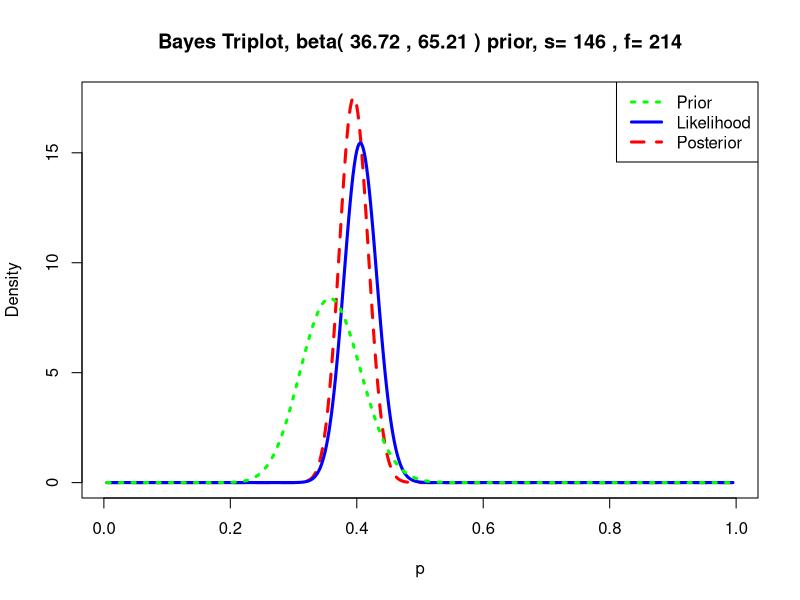
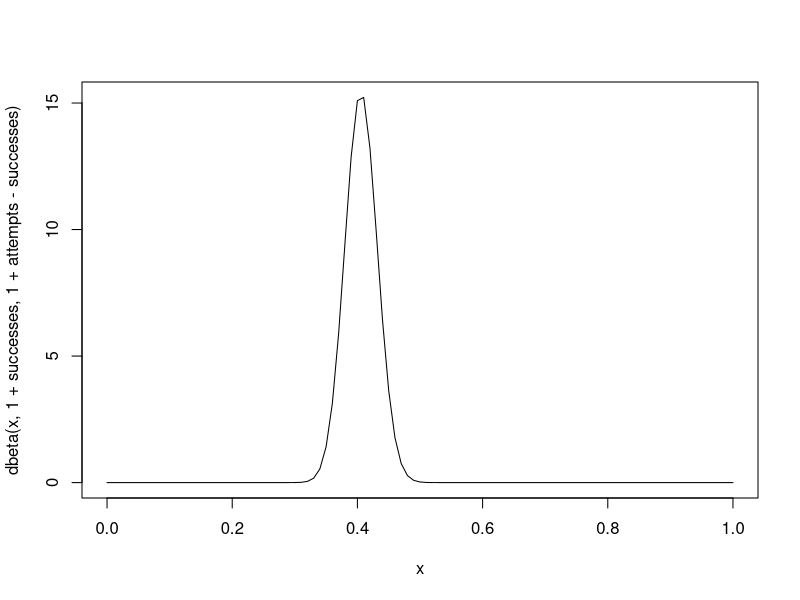

These charts were generated, in order, by the following R code:
## ---- chunk 1
library("LearnBayes")

# From vignette("BinomialInference")
# Informative prior
# NBA players have three-point percentages between 
beta.par <- beta.select(list(p=0.1, x=0.3), list(p=0.8, x=.4)) 
beta.par # beta parameters

# Bogdan Bogdanovic 2022-23 (from https://www.generatormix.com/current-nba-player-generator)
attempts  <- 360 
successes <- 146

# Prior, Likelihood, and Posterior for Bogdan Bogdanovic
triplot(beta.par, c(successes, attempts - successes))
## ---- chunk 2
# Posterior using a uniform prior
curve(dbeta(x, 1 + successes, 1 + attempts - successes))

# 95% Credible interval (and confidence interval)
qbeta(c(.025, .975), 1 + successes, 1 + attempts - successes)
## ---- chunk 3
n <- 200; y1 <- 26 + 9; y2 <- 41 + 54 # attempts and successes
theta2 <- rbeta(1e5, 1 + y2, 1 + n - y2)
theta1 <- rbeta(1e5, 1 + y1, 1 + n - y1)

mean(theta2 > theta1)
round(quantile(theta2 - theta1, c(.025,.5,.975)), 2) * 100
